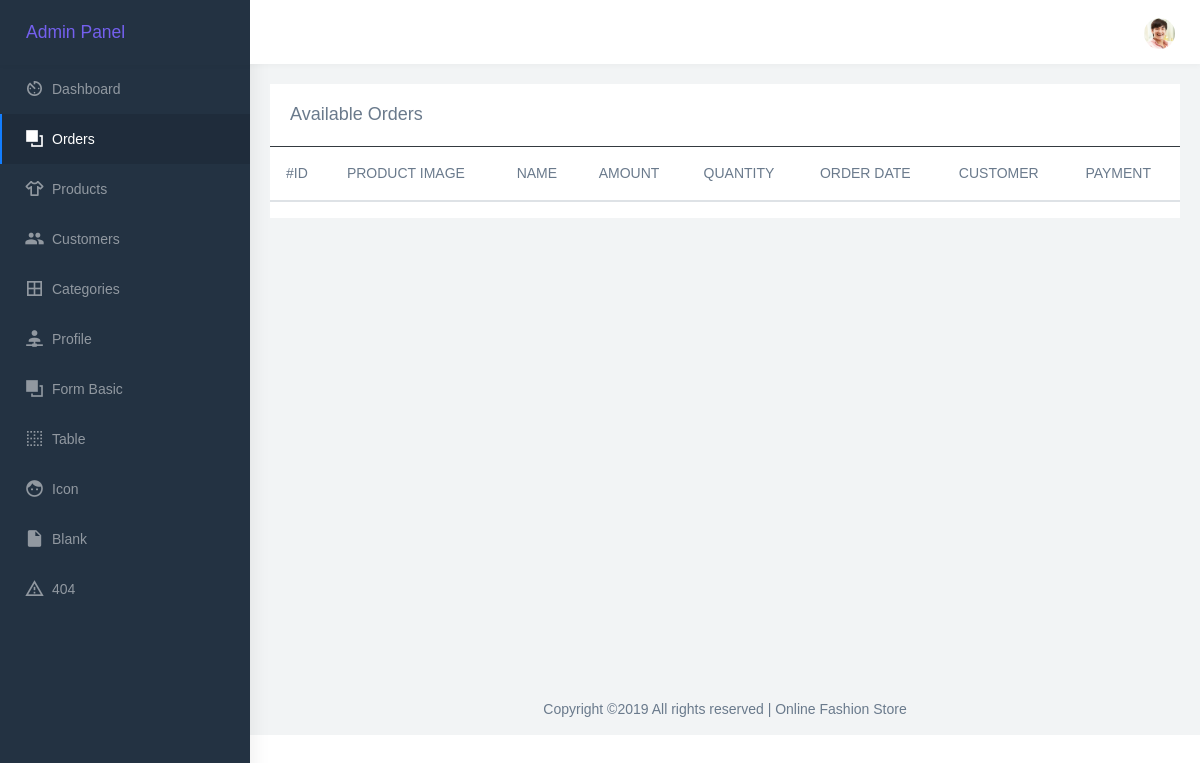
The app's page /admin/orders.php (signed in), older data.
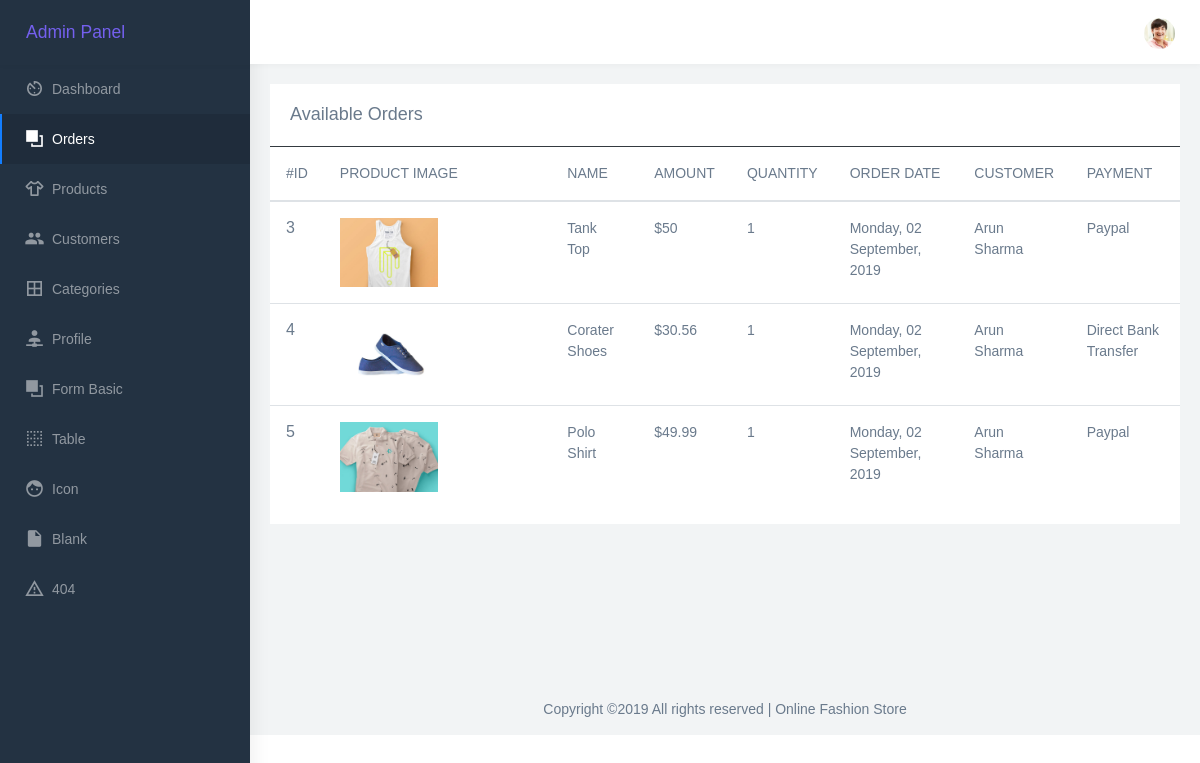
The same page, newer data.
### tables this page shows
CREATE TABLE `customer_order` (
  `order_id` int(11) NOT NULL,
  `cust_id` int(11) NOT NULL,
  `product_id` int(11) NOT NULL,
  `quantity` int(11) NOT NULL,
  `order_date` datetime NOT NULL DEFAULT CURRENT_TIMESTAMP,
  `payment_method` varchar(70) NOT NULL
);

CREATE TABLE `products` (
  `product_id` int(11) NOT NULL,
  `product_title` varchar(255) NOT NULL,
  `product_category_id` int(11) NOT NULL,
  `is_featured` tinyint(1) NOT NULL DEFAULT '0' COMMENT 'Is it a Featured product?',
  `product_price` float NOT NULL,
  `product_quantity` int(11) NOT NULL,
  `product_short_desc` varchar(150) NOT NULL,
  `product_description` text NOT NULL,
  `product_image` varchar(255) NOT NULL,
  `created` datetime NOT NULL DEFAULT CURRENT_TIMESTAMP
);

CREATE TABLE `users` (
  `user_id` int(11) NOT NULL,
  `role` varchar(100) NOT NULL DEFAULT 'user' COMMENT 'role of user',
  `user_name` varchar(255) NOT NULL,
  `email` varchar(255) NOT NULL,
  `password` varchar(255) NOT NULL,
  `name` varchar(150) NOT NULL,
  `company` varchar(250) NOT NULL,
  `phone` varchar(12) NOT NULL,
  `address` text NOT NULL,
  `country` varchar(100) NOT NULL
);

### includes/functions.php (called while the page is built, shortened)
<?php
 require_once('functions/cart.php');
function query($sql)
{
	global $connection;
	return mysqli_query($connection, $sql);
}
function fetch_array($result)
{
	return mysqli_fetch_assoc($result);
}
function getAllOrders()
{
	$orders = query("SELECT ord.order_id, prod.product_id, ord.cust_id, prod.product_title, prod.product_image, prod.product_price, ord.quantity, ord.order_date, ord.payment_method, users.name FROM customer_order AS ord JOIN users ON ord.cust_id=users.user_id JOIN products AS prod ON ord.product_id=prod.product_id ORDER BY ord.order_id");
	return $orders;
}
?>

### admin/orders.php (the view, shortened to what this page needs)
<?php require_once './templates/header.php'; ?>
<?php require_once './templates/top_nav.php'; ?>
<?php require_once './templates/left_sidebar.php'; ?>
<div class="container-fluid">
  <div class="row">
    <div class="col-12">
      <div class="card">
        <div class="card-body mp-1">
          <div class="row">
            <div class="col-10">
              <h4 class="card-title mb-0">Available Orders</h4>
            </div>
          </div>
        </div>
        <span class="border-bottom border-dark"></span>
        <div class="table-responsive">
          <table class="table table-hover">
            <thead>
              <tr>
                <th class="border-top-0">#ID</th>
                <th class="border-top-0">PRODUCT IMAGE</th>
                <th class="border-top-0">NAME</th>
                <th class="border-top-0">AMOUNT</th>
                <th class="border-top-0">QUANTITY</th>
                <th class="border-top-0">ORDER DATE</th>
                <th class="border-top-0">CUSTOMER</th>
                <th class="border-top-0">PAYMENT</th>
              </tr>
            </thead>
            <tbody>
              <?php
              $orders = getAllOrders();
              while ($row = fetch_array($orders)) {
                ?>
                <tr>
                  <td><h5><?php echo $row['order_id'] ?></h5></td>
                  <td class="w-25 id-link"><a href="product.php?id=<?php echo $row['product_id']?>"> <img src="../images/<?php echo $row['product_image'] ?>" alt="Image placeholder" class="w-50"></a></td>
                  <td class="id-link"><a href="product.php?id=<?php echo $row['product_id']?>"><?php echo $row['product_title']; ?></a></td>
                  <td><span class="font-medium">$<?php echo $row['product_price'] * $row['quantity']; ?></span></td>
                  <td><?php echo $row['quantity']; ?></td>
                  <td><?php echo date_format(date_create($row['order_date']), 'l, d F, Y');?></td>
                  <td class="id-link"><a href="customer.php?id=<?php echo $row['cust_id']?>"><?php echo ucwords($row['name']);?></a></td>
                  <td><?php echo ucwords($row['payment_method']);?></td>
                </tr>
              <?php } ?>
            </tbody>
          </table>
        </div>
      </div>
    </div>
  </div>
</div>
<?php require_once './templates/footer.php'; ?>

### admin/templates/header.php (shortened to what this page needs)
<!DOCTYPE html>
<html dir="ltr" lang="en">
<head>
    <link href="assets/libs/chartist/dist/chartist.min.css" rel="stylesheet">
    <link href="dist/css/style.min.css" rel="stylesheet">
    <link href="dist/css/user.css" rel="stylesheet">
</head>
<body>
    <div id="main-wrapper" data-navbarbg="skin6" data-theme="light" data-layout="vertical" data-sidebartype="full" data-boxed-layout="full">

### admin/templates/top_nav.php (shortened to what this page needs)
<header class="topbar" data-navbarbg="skin6">
    <nav class="navbar top-navbar navbar-expand-md navbar-light">
        <div class="navbar-header" data-logobg="skin5">
            <div class="navbar-brand">
                <span class="ml-3 text-primary">
                    Admin Panel
                </span>
            </div>
        </div>
        <div class="navbar-collapse collapse" id="navbarSupportedContent" data-navbarbg="skin6">
            <ul class="navbar-nav float-right">
                <li class="nav-item dropdown">
                    <a class="nav-link dropdown-toggle text-muted waves-effect waves-dark pro-pic" href="" data-toggle="dropdown" aria-haspopup="true" aria-expanded="false"><img src="assets/images/users/1.jpg" alt="user" class="rounded-circle" width="31"></a>
                </li>
            </ul>
        </div>
    </nav>
</header>

### admin/templates/left_sidebar.php
<aside class="left-sidebar" data-sidebarbg="skin5">
    <div class="scroll-sidebar">
        <nav class="sidebar-nav">
            <ul id="sidebarnav">
                <li class="sidebar-item">
                    <a class="sidebar-link waves-effect waves-dark sidebar-link" href="index.php" aria-expanded="false">
                        <i class="mdi mdi-av-timer"></i>
                        <span class="hide-menu">Dashboard</span>
                    </a>
                </li>
                <li class="sidebar-item">
                    <a class="sidebar-link waves-effect waves-dark sidebar-link" href="orders.php" aria-expanded="false">
                        <i class="mdi mdi-arrange-bring-forward"></i>
                        <span class="hide-menu">Orders</span>
                    </a>
                </li>
                <li class="sidebar-item">
                    <a class="sidebar-link waves-effect waves-dark sidebar-link" href="products.php" aria-expanded="false">
                        <i class="mdi mdi-tshirt-crew"></i>
                        <span class="hide-menu">Products</span>
                    </a>
                </li>
                <li class="sidebar-item">
                    <a class="sidebar-link waves-effect waves-dark sidebar-link" href="customers.php" aria-expanded="false">
                        <i class="mdi mdi-account-multiple"></i>
                        <span class="hide-menu">Customers</span>
                    </a>
                </li>
                <li class="sidebar-item">
                    <a class="sidebar-link waves-effect waves-dark sidebar-link" href="categories.php" aria-expanded="false">
                        <i class="mdi mdi-border-all"></i>
                        <span class="hide-menu">Categories</span>
                    </a>
                </li>
                <li class="sidebar-item">
                    <a class="sidebar-link waves-effect waves-dark sidebar-link" href="pages-profile.php" aria-expanded="false">
                        <i class="mdi mdi-account-network"></i>
                        <span class="hide-menu">Profile</span>
                    </a>
                </li>
                 <li class="sidebar-item">
                    <a class="sidebar-link waves-effect waves-dark sidebar-link" href="form-basic.php" aria-expanded="false">
                        <i class="mdi mdi-arrange-bring-forward"></i>
                        <span class="hide-menu">Form Basic</span>
                    </a>
                </li>
                <li class="sidebar-item">
                    <a class="sidebar-link waves-effect waves-dark sidebar-link" href="table-basic.php" aria-expanded="false">
                        <i class="mdi mdi-border-none"></i>
                        <span class="hide-menu">Table</span>
                    </a>
                </li>
                <li class="sidebar-item">
                    <a class="sidebar-link waves-effect waves-dark sidebar-link" href="icon-material.php" aria-expanded="false">
                        <i class="mdi mdi-face"></i>
                        <span class="hide-menu">Icon</span>
                    </a>
                </li>
                <li class="sidebar-item">
                    <a class="sidebar-link waves-effect waves-dark sidebar-link" href="starter-kit.php" aria-expanded="false">
                        <i class="mdi mdi-file"></i>
                        <span class="hide-menu">Blank</span>
                    </a>
                </li>
                <li class="sidebar-item">
                    <a class="sidebar-link waves-effect waves-dark sidebar-link" href="error-404.php" aria-expanded="false">
                        <i class="mdi mdi-alert-outline"></i>
                        <span class="hide-menu">404</span>
                    </a>
                </li>
            </ul>
        </nav>
    </div>
</aside>
<div class="page-wrapper">

### admin/templates/footer.php
            <footer class="footer text-center">
            Copyright &copy;<?php echo date("Y")?> All rights reserved | Online Fashion Store
            </footer>
        </div>
    </div>
</body>
</html>

Row changes from the older to the newer data that the page shows:
added customer_order: order_id "3", product.product_image (picture), product.product_title "Tank Top", $row['product_price']*$row['quantity'] "50", quantity "1", order_date "Monday, 02 September, 2019", users.name "Arun Sharma", payment_method "Paypal"
added customer_order: order_id "4", product.product_image (picture), product.product_title "Corater Shoes", $row['product_price']*$row['quantity'] "30.56", quantity "1", order_date "Monday, 02 September, 2019", users.name "Arun Sharma", payment_method "Direct Bank Transfer"
added customer_order: order_id "5", product.product_image (picture), product.product_title "Polo Shirt", $row['product_price']*$row['quantity'] "49.99", quantity "1", order_date "Monday, 02 September, 2019", users.name "Arun Sharma", payment_method "Paypal"
